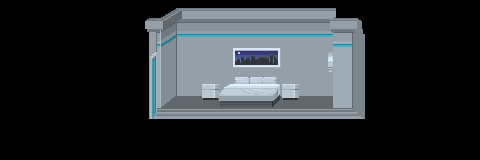

Rendered tile map (Tiled .tmx) drawn with the repository's tilesets; below, a short description and the map source with its tile grids summarised:
An orthogonal 30x10 tile map with 16x16 px tiles, 6 tile layers (bg1, bg2, ground, ledge, ...) and 2 objects (hallway, 31).

<map version="1.0" orientation="orthogonal" renderorder="right-down" width="30" height="10" tilewidth="16" tileheight="16" nextobjectid="3">
 <properties>
  <property name="ambient" value="INDOOR" />
  <property name="bgm" value="Justice Lobby" />
  <property name="name" value="Hero Quarters" />
 </properties>
 <tileset firstgid="1" name="tileset" tilewidth="16" tileheight="16" tilecount="10000" columns="100">
  <image source="tilesets/HeroHQ.png" width="1600" height="1600" />
  <tile id="3860">
   <properties>
    <property name="type" value="tile" />
   </properties>
  </tile>
  <tile id="3861">
   <properties>
    <property name="type" value="tile" />
   </properties>
  </tile>
  <tile id="3862">
   <properties>
    <property name="type" value="tile" />
   </properties>
  </tile>
  <tile id="3863">
   <properties>
    <property name="type" value="tile" />
   </properties>
  </tile>
  <tile id="3864">
   <properties>
    <property name="type" value="tile" />
   </properties>
  </tile>
  <tile id="3865">
   <properties>
    <property name="type" value="tile" />
   </properties>
  </tile>
  <tile id="3866">
   <properties>
    <property name="type" value="tile" />
   </properties>
  </tile>
  <tile id="3867">
   <properties>
    <property name="type" value="tile" />
   </properties>
  </tile>
  <tile id="3868">
   <properties>
    <property name="type" value="tile" />
   </properties>
  </tile>
  <tile id="3869">
   <properties>
    <property name="type" value="tile" />
   </properties>
  </tile>
  <tile id="3870">
   <properties>
    <property name="type" value="tile" />
   </properties>
  </tile>
  <tile id="3871">
   <properties>
    <property name="type" value="tile" />
   </properties>
  </tile>
  <tile id="3872">
   <properties>
    <property name="type" value="tile" />
   </properties>
  </tile>
  <tile id="3873">
   <properties>
    <property name="type" value="tile" />
   </properties>
  </tile>
  <tile id="3874">
   <properties>
    <property name="type" value="tile" />
   </properties>
  </tile>
  <tile id="3875">
   <properties>
    <property name="type" value="tile" />
   </properties>
  </tile>
  <tile id="3876">
   <properties>
    <property name="type" value="tile" />
   </properties>
  </tile>
  <tile id="3877">
   <properties>
    <property name="type" value="tile" />
   </properties>
  </tile>
  <tile id="3878">
   <properties>
    <property name="type" value="tile" />
   </properties>
  </tile>
  <tile id="3879">
   <properties>
    <property name="type" value="tile" />
   </properties>
  </tile>
  <tile id="3880">
   <properties>
    <property name="type" value="tile" />
   </properties>
  </tile>
  <tile id="3881">
   <properties>
    <property name="type" value="tile" />
   </properties>
  </tile>
  <tile id="3882">
   <properties>
    <property name="type" value="tile" />
   </properties>
  </tile>
  <tile id="3883">
   <properties>
    <property name="type" value="tile" />
   </properties>
  </tile>
  <tile id="3884">
   <properties>
    <property name="type" value="tile" />
   </properties>
  </tile>
  <tile id="3885">
   <properties>
    <property name="type" value="tile" />
   </properties>
  </tile>
  <tile id="3886">
   <properties>
    <property name="type" value="tile" />
   </properties>
  </tile>
  <tile id="3887">
   <properties>
    <property name="type" value="tile" />
   </properties>
  </tile>
  <tile id="3960">
   <properties>
    <property name="light" value="justice_hall" />
   </properties>
  </tile>
 </tileset>
 <layer name="bg1" width="30" height="10">
  <data>[300 cells, 103 non-empty, 103 distinct tile ids]</data>
 </layer>
 <layer name="bg2" width="30" height="10">
  <data>[300 cells, 0 non-empty, 0 distinct tile ids]</data>
 </layer>
 <layer name="ground" width="30" height="10">
  <data>[300 cells, 27 non-empty, 2 distinct tile ids]</data>
 </layer>
 <layer name="ledge" width="30" height="10">
  <data>[300 cells, 14 non-empty, 14 distinct tile ids]</data>
 </layer>
 <layer name="objects" width="30" height="10">
  <data>[300 cells, 2 non-empty, 2 distinct tile ids]</data>
 </layer>
 <layer name="fg" width="30" height="10">
  <data>[300 cells, 0 non-empty, 0 distinct tile ids]</data>
 </layer>
 <objectgroup name="entities">
  <object id="1" name="hallway" x="149" y="54" width="17.2878" height="63.9394">
   <properties>
    <property name="ID" value="2" />
    <property name="next" value="HeroUpperHall" />
    <property name="nextWarp" value="4" />
    <property name="warp" value="" />
   </properties>
  </object>
  <object id="2" name="31" x="307.333" y="92.6667" width="16" height="16">
   <properties>
    <property name="ID" value="69" />
    <property name="NPC" value="underdog" />
    <property name="layer" value="front" />
    <property name="name" value="Dog" />
    <property name="script" value="UnderdogBedroom" />
    <property name="state" value="FACEPLAYER" />
   </properties>
  </object>
 </objectgroup>
</map>
